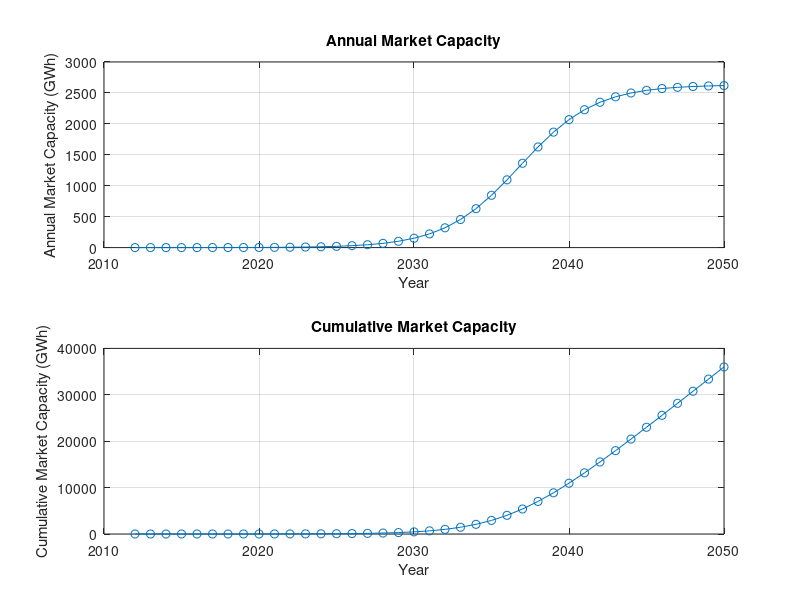

Here is the MATLAB script that generated this plot: (Note: this script raises an error after producing the figure.)
clc

% Define the parameters
a_base = 0.1; % GWh in 2012
year = 2012;
target_year = 2050;
max_period = target_year - year;
growth_rate = 0.41; % 0.26 to 0.57 based on literatures from WoodMac and BNEF

% Target cumulative market capacity in 2050
target_cumulative_capacity = 36000; % GWh

% Define a function to calculate the cumulative market capacity for a given a_sat
function cumulative_capacity = calculate_cumulative_capacity(a_base, growth_rate, max_period, a_sat)
    annual_market_capacity = zeros(max_period + 1, 1);
    for n_period = 0:max_period
        annual_market_capacity(n_period + 1) = a_sat / (1 + ((a_sat - a_base) / a_base) * exp(-growth_rate * n_period));
    end
    cumulative_capacity = sum(annual_market_capacity);
end

% Use fminsearch to find the optimal a_sat
options = optimset('Display', 'iter');
optimal_a_sat = fminsearch(@(a_sat) abs(calculate_cumulative_capacity(a_base, growth_rate, max_period, a_sat) - target_cumulative_capacity), 100, options);

% Calculate the annual and cumulative market capacities with the optimal a_sat
annual_market_capacity = zeros(max_period + 1, 1);
for n_period = 0:max_period
    annual_market_capacity(n_period + 1) = optimal_a_sat / (1 + ((optimal_a_sat - a_base) / a_base) * exp(-growth_rate * n_period));
end
cumulative_market_capacity = cumsum(annual_market_capacity);

% Define the years from 2012 to 2050
years = year:(year + max_period);

% Plot the results
figure;
subplot(2, 1, 1);
plot(years, annual_market_capacity, '-o');
xlabel('Year');
ylabel('Annual Market Capacity (GWh)');
title('Annual Market Capacity');
grid on;

subplot(2, 1, 2);
plot(years, cumulative_market_capacity, '-o');
xlabel('Year');
ylabel('Cumulative Market Capacity (GWh)');
title('Cumulative Market Capacity');
grid on;

% Display the results
disp('Optimal a_sat:');
disp(optimal_a_sat);
disp('Annual and Cumulative Market Capacity:');
disp(table(years', annual_market_capacity, cumulative_market_capacity, 'VariableNames', {'Year', 'AnnualMarketCapacity', 'CumulativeMarketCapacity'}));

% Display the results
disp('Annual Market Capacity');
disp(table(years', annual_market_capacity, cumulative_market_capacity, 'VariableNames', {'Year', 'AnnualMarketCapacity', 'CumulativeMarketCapacity'}));
